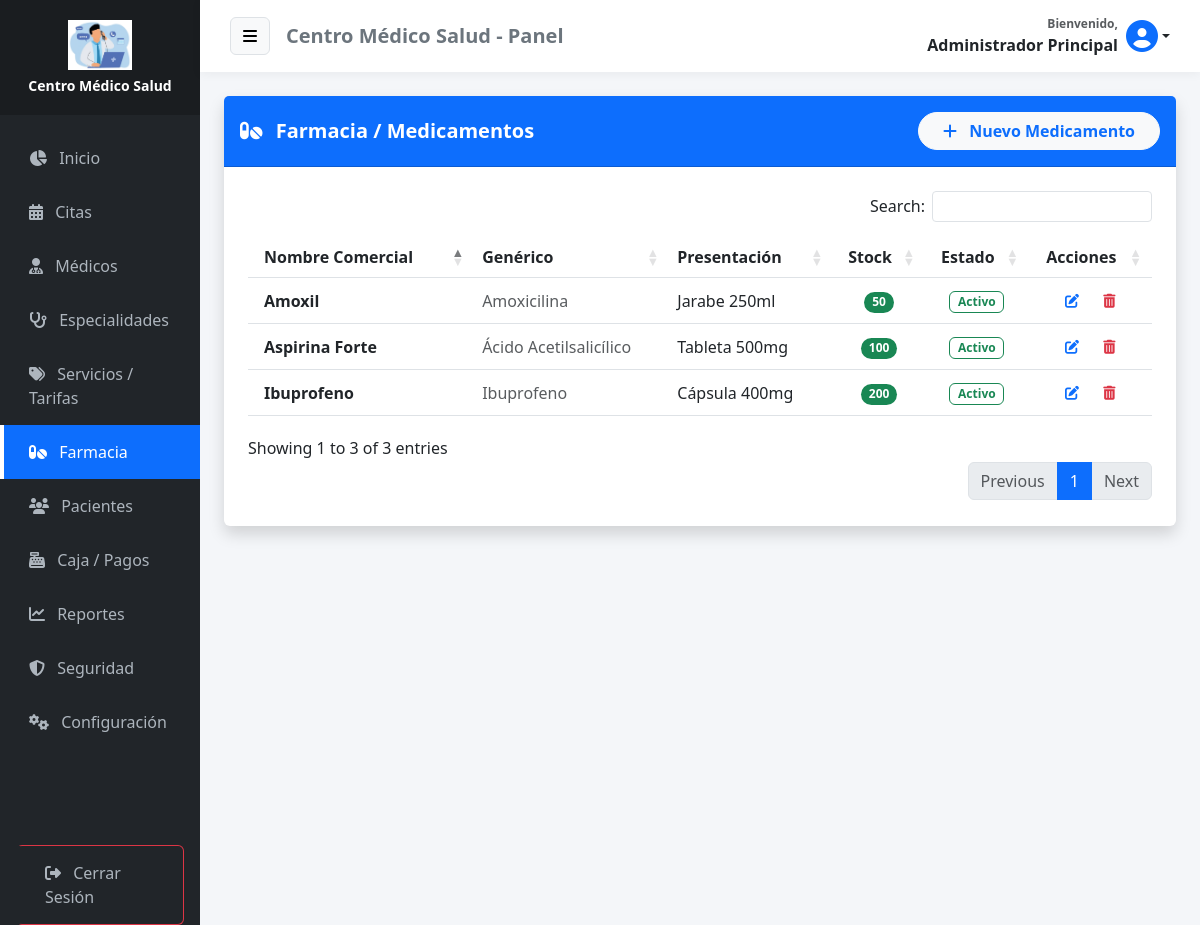
The app's page /medicamentos (signed in) with its own data.
### tables this page shows
CREATE TABLE IF NOT EXISTS `configuracion` (
  `id` int NOT NULL,
  `nombre_clinica` varchar(100) DEFAULT NULL,
  `direccion` varchar(255) DEFAULT NULL,
  `telefono` varchar(50) DEFAULT NULL,
  `email` varchar(100) DEFAULT NULL,
  `moneda` varchar(5) DEFAULT 'S/.',
  `logo` varchar(255) DEFAULT NULL,
  PRIMARY KEY (`id`)
);

CREATE TABLE IF NOT EXISTS `medicamentos` (
  `id_medicamento` int NOT NULL AUTO_INCREMENT,
  `nombre_comercial` varchar(100) NOT NULL,
  `nombre_generico` varchar(100) DEFAULT NULL,
  `presentacion` varchar(50) DEFAULT NULL,
  `stock` int DEFAULT '0',
  `estado` enum('Activo','Inactivo') DEFAULT 'Activo',
  PRIMARY KEY (`id_medicamento`)
);

### app/controllers/MedicamentoController.php (called while the page is built, shortened)
<?php
require_once APP_ROOT . '/models/Medicamento.php';
class MedicamentoController {
    public function index() {
        $database = new Database();
        $db = $database->connect();
        $medModel = new Medicamento($db);
        $resultado = $medModel->leer();
        require_once APP_ROOT . '/views/admin/medicamentos.php';
    }
}

### app/models/Configuracion.php (called while the page is built, shortened)
<?php
class Configuracion {
    private $conn;
    private $table = 'configuracion';
    public function __construct($db) {
        $this->conn = $db;
    }
    public function obtener() {
        $query = "SELECT * FROM " . $this->table . " WHERE id = 1";
        $stmt = $this->conn->prepare($query);
        $stmt->execute();
        return $stmt->fetch(PDO::FETCH_ASSOC);
    }
}

### app/models/Medicamento.php (called while the page is built, shortened)
<?php
class Medicamento {
    private $conn;
    private $table = 'medicamentos';
    public function __construct($db) {
        $this->conn = $db;
    }
    public function leer() {
        $query = "SELECT * FROM " . $this->table . " ORDER BY nombre_comercial ASC";
        $stmt = $this->conn->prepare($query);
        $stmt->execute();
        return $stmt;
    }
}

### app/views/admin/medicamentos.php (the view, shortened to what this page needs)
<?php require_once APP_ROOT . '/views/layouts/header.php'; ?>
<div class="card shadow border-0 mb-4">
    <div class="card-header bg-primary text-white d-flex justify-content-between align-items-center py-3">
        <h5 class="mb-0 fw-bold"><i class="fas fa-pills me-2"></i> Farmacia / Medicamentos</h5>
        <?php if($_SESSION['user_role_id'] == 1):  ?>
        <button class="btn btn-light text-primary fw-bold rounded-pill px-4" data-bs-toggle="modal" data-bs-target="#modalCrear">
            <i class="fas fa-plus me-2"></i> Nuevo Medicamento
        </button>
        <?php endif; ?>
    </div>
    <div class="card-body p-4">
        <div class="table-responsive">
            <table class="table table-hover align-middle" id="tablaPro">
                <thead class="bg-light">
                    <tr>
                        <th class="ps-3">Nombre Comercial</th>
                        <th>Genérico</th>
                        <th>Presentación</th>
                        <th class="text-center">Stock</th>
                        <th class="text-center">Estado</th>
                        <?php if($_SESSION['user_role_id'] == 1): ?>
                        <th class="text-center">Acciones</th>
                        <?php endif; ?>
                    </tr>
                </thead>
                <tbody>
                    <?php if($resultado->rowCount() > 0): ?>
                        <?php while($row = $resultado->fetch(PDO::FETCH_ASSOC)): ?>
                        <tr>
                            <td class="ps-3 fw-bold text-dark"><?php echo $row['nombre_comercial']; ?></td>
                            <td class="text-muted"><?php echo $row['nombre_generico']; ?></td>
                            <td><?php echo $row['presentacion']; ?></td>
                            <td class="text-center">
                                <?php if($row['stock'] > 10): ?>
                                    <span class="badge bg-success rounded-pill"><?php echo $row['stock']; ?></span>
                                <?php elseif($row['stock'] > 0): ?>
                                    <span class="badge bg-warning text-dark rounded-pill"><?php echo $row['stock']; ?></span>
                                <?php else: ?>
                                    <span class="badge bg-danger rounded-pill">Agotado</span>
                                <?php endif; ?>
                            </td>
                            <td class="text-center">
                                <?php if($row['estado'] == 'Activo'): ?>
                                    <span class="badge bg-soft-success text-success border border-success bg-opacity-10">Activo</span>
                                <?php else: ?>
                                    <span class="badge bg-secondary">Inactivo</span>
                                <?php endif; ?>
                            </td>
                            <?php if($_SESSION['user_role_id'] == 1): ?>
                            <td class="text-center">
                                <button class="btn btn-sm btn-outline-primary border-0 me-1"
                                        data-bs-toggle="modal" data-bs-target="#modalEditar"
                                        onclick="cargarDatos('<?php echo $row['id_medicamento']; ?>', '<?php echo $row['nombre_comercial']; ?>', '<?php echo $row['nombre_generico']; ?>', '<?php echo $row['presentacion']; ?>', '<?php echo $row['stock']; ?>', '<?php echo $row['estado']; ?>')">
                                    <i class="fas fa-edit"></i>
                                </button>
                                <a href="#" onclick="confirmarEliminacion(<?php echo $row['id_medicamento']; ?>)" class="btn btn-sm btn-outline-danger border-0">
                                    <i class="fas fa-trash-alt"></i>
                                </a>
                            </td>
                            <?php endif; ?>
                        </tr>
                        <?php endwhile; ?>
                    <?php endif; ?>
                </tbody>
            </table>
        </div>
    </div>
</div>
<?php require_once APP_ROOT . '/views/layouts/footer.php'; ?>

### app/views/layouts/header.php (shortened to what this page needs)
<?php
require_once APP_ROOT . '/models/Configuracion.php';
$db_header = new Database();
$conn_header = $db_header->connect();
$configModel_header = new Configuracion($conn_header);
$empresa_header = $configModel_header->obtener();
$nombre_app = !empty($empresa_header['nombre_clinica']) ? $empresa_header['nombre_clinica'] : 'MediCitas';
$logo_app = !empty($empresa_header['logo']) ? $empresa_header['logo'] : null;
?>
<!DOCTYPE html>
<html lang="es">
<head>
    <link href="https://cdn.jsdelivr.net/npm/bootstrap@5.3.0/dist/css/bootstrap.min.css" rel="stylesheet">
    <link rel="stylesheet" href="https://cdnjs.cloudflare.com/ajax/libs/font-awesome/6.4.0/css/all.min.css">
    <link rel="stylesheet" href="https://cdn.datatables.net/1.13.4/css/dataTables.bootstrap5.min.css">
    <link rel="stylesheet" href="https://cdn.datatables.net/buttons/2.3.6/css/buttons.bootstrap5.min.css">
    <link href="https://cdn.jsdelivr.net/npm/select2@4.1.0-rc.0/dist/css/select2.min.css" rel="stylesheet" />
    <link rel="stylesheet" href="https://cdn.jsdelivr.net/npm/select2-bootstrap-5-theme@1.3.0/dist/select2-bootstrap-5-theme.min.css" />
</head>
<body>
<div class="container-fluid">
    <div class="row flex-nowrap">
        <div class="col-auto col-md-3 col-xl-2 px-0 sidebar-col bg-dark" id="sidebar">
            <div class="logo-area">
                <?php if($logo_app && file_exists(APP_ROOT . '/../public/uploads/' . $logo_app)): ?>
                    <div class="mb-2"><img src="<?php echo BASE_URL; ?>/uploads/<?php echo $logo_app; ?>" alt="Logo" class="img-fluid" style="max-height: 50px; object-fit: contain;"></div>
                    <h6 class="text-white mb-0 fw-bold small"><?php echo $nombre_app; ?></h6>
                <?php else: ?>
                    <h4 class="text-white mb-0"><i class="fas fa-heartbeat text-primary"></i> <?php echo $nombre_app; ?></h4>
                <?php endif; ?>
            </div>
            <div class="sidebar-menu mt-3">
                <?php $uri = $_SERVER['REQUEST_URI']; ?>
                <?php $rol = isset($_SESSION['user_role_id']) ? $_SESSION['user_role_id'] : 0; ?>
                <a href="<?php echo BASE_URL; ?>/home" class="<?php echo (strpos($uri, 'home') !== false) ? 'active' : ''; ?>"><i class="fas fa-chart-pie me-2"></i> Inicio</a>
                <a href="<?php echo BASE_URL; ?>/citas" class="<?php echo (strpos($uri, 'citas') !== false) ? 'active' : ''; ?>"><i class="fas fa-calendar-alt me-2"></i> Citas</a>
                <?php if($rol == 1): ?>
                    <a href="<?php echo BASE_URL; ?>/medicos" class="<?php echo (strpos($uri, 'medicos') !== false) ? 'active' : ''; ?>"><i class="fas fa-user-md me-2"></i> Médicos</a>
                    <a href="<?php echo BASE_URL; ?>/especialidades" class="<?php echo (strpos($uri, 'especialidades') !== false) ? 'active' : ''; ?>"><i class="fas fa-stethoscope me-2"></i> Especialidades</a>
                    <a href="<?php echo BASE_URL; ?>/servicios" class="<?php echo (strpos($uri, 'servicios') !== false) ? 'active' : ''; ?>"><i class="fas fa-tags me-2"></i> Servicios / Tarifas</a>
                <?php endif; ?>
                <?php if($rol == 1 || $rol == 4): ?>
                    <a href="<?php echo BASE_URL; ?>/medicamentos" class="<?php echo (strpos($uri, 'medicamentos') !== false) ? 'active' : ''; ?>"><i class="fas fa-pills me-2"></i> Farmacia</a>
                    <a href="<?php echo BASE_URL; ?>/pacientes" class="<?php echo (strpos($uri, 'pacientes') !== false) ? 'active' : ''; ?>"><i class="fas fa-users me-2"></i> Pacientes</a>
                    <a href="<?php echo BASE_URL; ?>/pagos" class="<?php echo (strpos($uri, 'pagos') !== false) ? 'active' : ''; ?>"><i class="fas fa-cash-register me-2"></i> Caja / Pagos</a>
                <?php endif; ?>
                <?php if($rol == 1): ?>
                    <a href="<?php echo BASE_URL; ?>/reportes" class="<?php echo (strpos($uri, 'reportes') !== false) ? 'active' : ''; ?>"><i class="fas fa-chart-line me-2"></i> Reportes</a>
                    <a href="<?php echo BASE_URL; ?>/auditoria" class="<?php echo (strpos($uri, 'auditoria') !== false) ? 'active' : ''; ?>"><i class="fas fa-shield-alt me-2"></i> Seguridad</a>
                    <a href="<?php echo BASE_URL; ?>/configuracion" class="<?php echo (strpos($uri, 'configuracion') !== false) ? 'active' : ''; ?>"><i class="fas fa-cogs me-2"></i> Configuración</a>
                <?php endif; ?>
                <div class="mt-5 pt-5 px-3">
                    <a href="<?php echo BASE_URL; ?>/auth/logout" class="btn btn-outline-danger w-100 text-start"><i class="fas fa-sign-out-alt me-2"></i> Cerrar Sesión</a>
                </div>
            </div>
        </div>
        <div class="col content-col">
            <div class="top-navbar mb-4">
                <div class="d-flex align-items-center">
                    <button class="btn btn-light me-3 border" id="menu-toggle"><i class="fas fa-bars"></i></button>
                    <h5 class="m-0 text-secondary fw-bold d-none d-md-block"><?php echo $nombre_app; ?> - Panel</h5>
                </div>
                <div class="d-flex align-items-center">
                    <div class="dropdown">
                        <a class="nav-link dropdown-toggle fw-bold text-dark d-flex align-items-center" href="#" role="button" data-bs-toggle="dropdown" aria-expanded="false">
                            <div class="me-2 text-end d-none d-md-block">
                                <small class="d-block text-muted" style="font-size: 0.75rem;">Bienvenido,</small>
                                <span><?php echo $_SESSION['user_name'] ?? 'Usuario'; ?></span>
                            </div>
                            <?php if(!empty($_SESSION['user_avatar']) && file_exists(APP_ROOT . '/../public/uploads/' . $_SESSION['user_avatar'])): ?>
                                <img src="<?php echo BASE_URL; ?>/uploads/<?php echo $_SESSION['user_avatar']; ?>" class="rounded-circle border" style="width: 40px; height: 40px; object-fit: cover;">
                            <?php else: ?>
                                <i class="fas fa-user-circle fa-2x text-primary"></i>
                            <?php endif; ?>
                        </a>
                    </div>
                </div>
            </div>
            <div class="container-fluid px-4">

### app/views/layouts/header.php (style rules this page uses)
body { background-color: #f4f6f9; font-family: 'Segoe UI', sans-serif; overflow-x: hidden; }
.sidebar-col { min-height: 100vh; background: #212529; box-shadow: 2px 0 5px rgba(0,0,0,0.1); padding: 0; transition: all 0.3s; }
.logo-area { background: #1a1d20; padding: 20px 0; text-align: center; }
.sidebar-menu a { color: #adb5bd; text-decoration: none; display: block; padding: 15px 25px; border-left: 4px solid transparent; transition: 0.3s; }
.sidebar-menu a.active { background: #0d6efd; color: white; border-left-color: white; }
.content-col { padding: 0; background-color: #f4f6f9; transition: all 0.3s; }
.top-navbar { background: white; padding: 15px 30px; box-shadow: 0 2px 10px rgba(0,0,0,0.05); display: flex; justify-content: space-between; align-items: center; }

### records on screen
configuracion: logo (picture), nombre_clinica "Centro Médico Salud"
medicamentos: nombre_comercial "Amoxil", nombre_generico "Amoxicilina", presentacion "Jarabe 250ml", stock "50", estado "Activo"
medicamentos: nombre_comercial "Aspirina Forte", nombre_generico "Ácido Acetilsalicílico", presentacion "Tableta 500mg", stock "100", estado "Activo"
medicamentos: nombre_comercial "Ibuprofeno", nombre_generico "Ibuprofeno", presentacion "Cápsula 400mg", stock "200", estado "Activo"

### other values on screen
$_SESSION['user_name'] "Administrador Principal"
